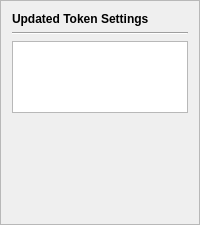
        <widget class="QFrame" name="frame_2">
         <property name="frameShape">
          <enum>QFrame::StyledPanel</enum>
         </property>
         <property name="frameShadow">
          <enum>QFrame::Raised</enum>
         </property>
         <layout class="QVBoxLayout" name="verticalLayout_3">
          <item>
           <layout class="QVBoxLayout" name="verticalLayout_7">
            <item>
             <widget class="QLabel" name="reissueTokenDataLabel">
              <property name="font">
               <font>
                <weight>75</weight>
                <bold>true</bold>
               </font>
              </property>
              <property name="text">
               <string>Updated Token Settings</string>
              </property>
             </widget>
            </item>
            <item>
             <widget class="Line" name="line_2">
              <property name="orientation">
               <enum>Qt::Horizontal</enum>
              </property>
             </widget>
            </item>
            <item>
             <widget class="QTextBrowser" name="updatedTokenData">
              <property name="verticalScrollBarPolicy">
               <enum>Qt::ScrollBarAsNeeded</enum>
              </property>
              <property name="horizontalScrollBarPolicy">
               <enum>Qt::ScrollBarAsNeeded</enum>
              </property>
              <property name="sizeAdjustPolicy">
               <enum>QAbstractScrollArea::AdjustToContents</enum>
              </property>
             </widget>
            </item>
            <item>
             <spacer name="verticalSpacer">
              <property name="orientation">
               <enum>Qt::Vertical</enum>
              </property>
              <property name="sizeHint" stdset="0">
               <size>
                <width>5</width>
                <height>100</height>
               </size>
              </property>
             </spacer>
            </item>
           </layout>
          </item>
         </layout>
        </widget>
